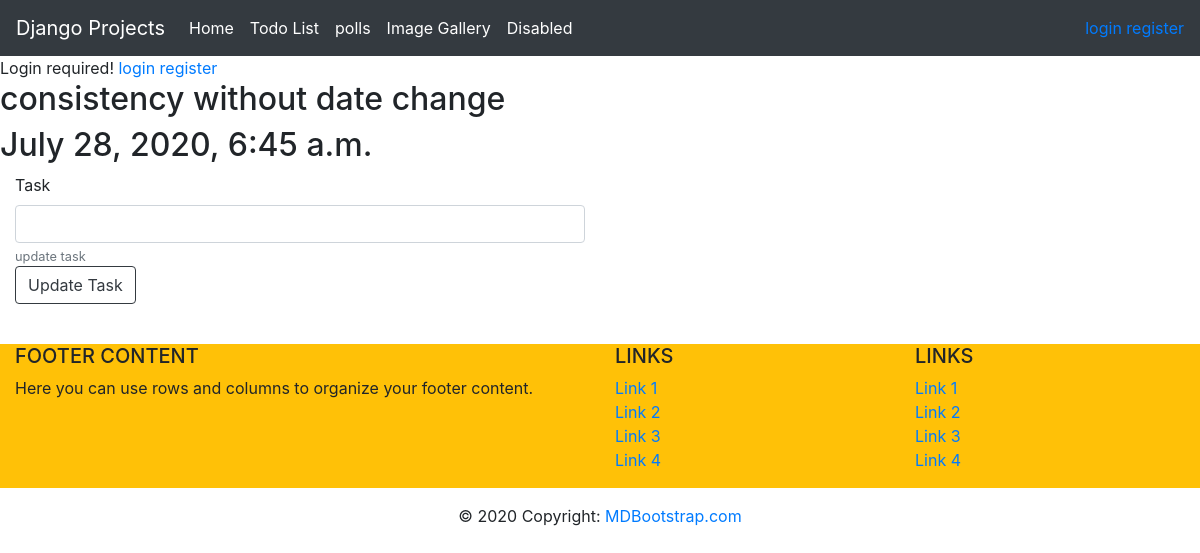
The page /todo/tasks/30/ on the database its author committed.
### todo_app/models.py (models this page shows, shortened)
class Todo(models.Model):
    added_date = models.DateTimeField()
    text = models.CharField(max_length=200, null=True, blank=True)

### todo_app/views.py (the view)
# urls.py: path('tasks/<int:id>/', views.detail_task, name='detail_task'),
@csrf_exempt
def detail_task(request, id):
    task = get_object_or_404(Todo, pk=id)
    if task:
        context = {'task': task}
        return render(request, 'todo_app/detail_task.html', context)
    return redirect(tasks_todo)

### todo_app/templates/todo_app/detail_task.html
{% extends 'todo_app/base.html'%}
{%block content%}
<h2>{{task.text}}</h2>
<h2>{{task.added_date}}</h2>
<form action="{%url 'update_task' task.id %}" method="post">
  <div class="form-group col-6 mb-12">
    <label for="task">Task</label>
    <input type="text" name="update_content" class="form-control" id="task" aria-describedby="taskEntry">
    <small id="taskEntry" class="form-text text-muted">update task</small>
      <button type="submit" class="btn btn-outline-dark">Update Task</button>
  </div>
</form>
{%endblock%}

### rows shown on the page
Todo: text "consistency without date change", added_date "July 28, 2020, 6:45 a.m."
